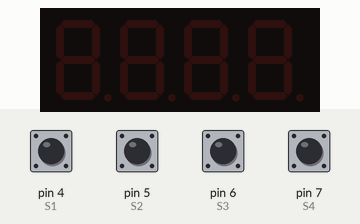
This sketch was run on a simulated Arduino Uno, built with avr-gcc and run on an emulated ATmega328P. On the bench: 4-digit seven-segment display. The inputs (shaded band) are chosen by the test bench; at power-on: pin 4 (S1), pin 5 (S2), pin 6 (S3), pin 7 (S4) HIGH.

Above: at 1.2 s.
1.3 s: pin 4 (S1) pulled LOW for 0.15 s
At 1.41 s:
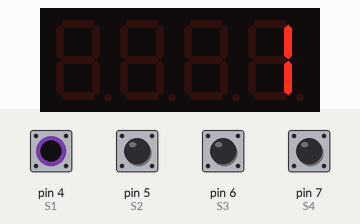
2.9 s: pin 5 (S2) pulled LOW for 0.15 s
At 3.04 s:
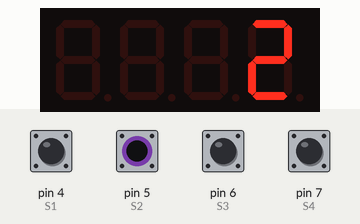
4.6 s: pin 6 (S3) pulled LOW for 0.15 s
At 4.74 s:
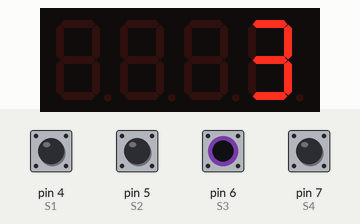
6.3 s: pin 7 (S4) pulled LOW for 0.15 s
At 6.5 s:
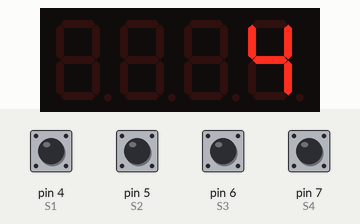
Timing chart, 0 to 9.0 s (numbered marks = the images above; inputs shaded):
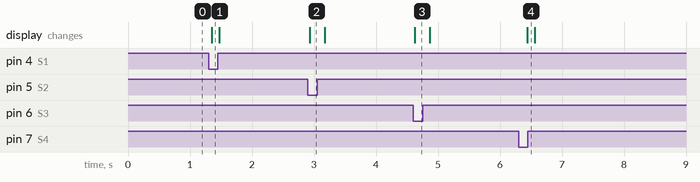

Measured:
- after the input at 1.3 s, the display: changes after 0.05 s (image 1)
- after the input at 2.9 s, the display: changes at once (image 2)
- after the input at 4.6 s, the display: changes at once (image 3)
- after the input at 6.3 s, the display: changes after 0.14 s (image 4)

The sketch:

7_PUSHBUTTON.ino
```cpp
#include <TM1637Display.h>

// TM1637 pins
#define CLK 2
#define DIO 3

// Button pins
#define S1 4
#define S2 5
#define S3 6
#define S4 7

TM1637Display display(CLK, DIO);

void setup() {
  display.setBrightness(7);  // Set display brightness (0–7)

  // Set buttons as input with pull-up
  pinMode(S1, INPUT_PULLUP);
  pinMode(S2, INPUT_PULLUP);
  pinMode(S3, INPUT_PULLUP);
  pinMode(S4, INPUT_PULLUP);
}

void loop() {
  if (digitalRead(S1) == LOW) {
    display.showNumberDec(1);
  } else if (digitalRead(S2) == LOW) {
    display.showNumberDec(2);
  } else if (digitalRead(S3) == LOW) {
    display.showNumberDec(3);
  } else if (digitalRead(S4) == LOW) {
    display.showNumberDec(4);
  } else {
    display.clear();  // No button pressed
  }

  delay(100);  // Debounce delay
}
```
